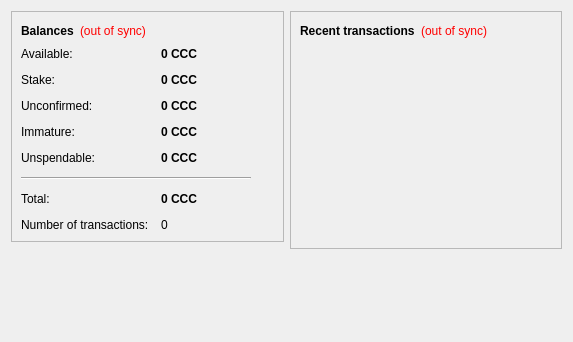
<?xml version="1.0" encoding="UTF-8"?>
<ui version="4.0">
 <class>OverviewPage</class>
 <widget class="QWidget" name="OverviewPage">
  <property name="geometry">
   <rect>
    <x>0</x>
    <y>0</y>
    <width>573</width>
    <height>342</height>
   </rect>
  </property>
  <property name="windowTitle">
   <string>Form</string>
  </property>
  <layout class="QHBoxLayout" name="horizontalLayout" stretch="1,1">
   <item>
    <layout class="QVBoxLayout" name="verticalLayout_2">
     <item>
      <widget class="QFrame" name="frame">
       <property name="frameShape">
        <enum>QFrame::StyledPanel</enum>
       </property>
       <property name="frameShadow">
        <enum>QFrame::Raised</enum>
       </property>
       <layout class="QVBoxLayout" name="verticalLayout_4">
        <item>
         <layout class="QHBoxLayout" name="horizontalLayout_4">
          <item>
           <widget class="QLabel" name="label_5">
            <property name="font">
             <font>
              <weight>75</weight>
              <bold>true</bold>
             </font>
            </property>
            <property name="text">
             <string>Balances</string>
            </property>
           </widget>
          </item>
          <item>
           <widget class="QLabel" name="labelWalletStatus">
            <property name="toolTip">
             <string>The displayed information may be out of date. Your wallet automatically synchronizes with the CharlieChaplinCoin network after a connection is established, but this process has not completed yet.</string>
            </property>
            <property name="styleSheet">
             <string notr="true">QLabel { color: red; }</string>
            </property>
            <property name="text">
             <string notr="true">(out of sync)</string>
            </property>
            <property name="alignment">
             <set>Qt::AlignLeading|Qt::AlignLeft|Qt::AlignVCenter</set>
            </property>
           </widget>
          </item>
          <item>
           <spacer name="horizontalSpacer_2">
            <property name="orientation">
             <enum>Qt::Horizontal</enum>
            </property>
            <property name="sizeHint" stdset="0">
             <size>
              <width>40</width>
              <height>20</height>
             </size>
            </property>
           </spacer>
          </item>
         </layout>
        </item>
        <item>
         <layout class="QFormLayout" name="formLayout_2">
          <property name="fieldGrowthPolicy">
           <enum>QFormLayout::AllNonFixedFieldsGrow</enum>
          </property>
          <property name="horizontalSpacing">
           <number>12</number>
          </property>
          <property name="verticalSpacing">
           <number>12</number>
          </property>
          <item row="0" column="0">
           <widget class="QLabel" name="labelAvailableText">
            <property name="toolTip">
             <string>Your current available balance</string>
            </property>
            <property name="text">
             <string>Available:</string>
            </property>
           </widget>
          </item>
          <item row="0" column="1">
           <widget class="QLabel" name="labelAvailable">
            <property name="font">
             <font>
              <weight>75</weight>
              <bold>true</bold>
             </font>
            </property>
            <property name="cursor">
             <cursorShape>IBeamCursor</cursorShape>
            </property>
            <property name="toolTip">
             <string>Your current available balance</string>
            </property>
            <property name="text">
             <string notr="true">0 CCC</string>
            </property>
            <property name="alignment">
             <set>Qt::AlignLeading|Qt::AlignLeft|Qt::AlignVCenter</set>
            </property>
            <property name="textInteractionFlags">
             <set>Qt::LinksAccessibleByMouse|Qt::TextSelectableByKeyboard|Qt::TextSelectableByMouse</set>
            </property>
           </widget>
          </item>
          <item row="1" column="0">
           <widget class="QLabel" name="label_6">
            <property name="toolTip">
             <string>Total of coins that was staked, and do not yet count toward the current balance</string>
            </property>
            <property name="text">
             <string>Stake:</string>
            </property>
           </widget>
          </item>
          <item row="1" column="1">
           <widget class="QLabel" name="labelStake">
            <property name="font">
             <font>
              <weight>75</weight>
              <bold>true</bold>
             </font>
            </property>
            <property name="cursor">
             <cursorShape>IBeamCursor</cursorShape>
            </property>
            <property name="toolTip">
             <string>Total of coins that was staked, and do not yet count toward the current balance</string>
            </property>
            <property name="text">
             <string notr="true">0 CCC</string>
            </property>
            <property name="alignment">
             <set>Qt::AlignLeading|Qt::AlignLeft|Qt::AlignVCenter</set>
            </property>
            <property name="textInteractionFlags">
             <set>Qt::LinksAccessibleByMouse|Qt::TextSelectableByKeyboard|Qt::TextSelectableByMouse</set>
            </property>
           </widget>
          </item>
          <item row="2" column="0">
           <widget class="QLabel" name="label_3">
            <property name="toolTip">
             <string>Total of transactions that have yet to be confirmed, and do not yet count toward the current balance</string>
            </property>
            <property name="text">
             <string>Unconfirmed:</string>
            </property>
           </widget>
          </item>
          <item row="2" column="1">
           <widget class="QLabel" name="labelUnconfirmed">
            <property name="font">
             <font>
              <weight>75</weight>
              <bold>true</bold>
             </font>
            </property>
            <property name="cursor">
             <cursorShape>IBeamCursor</cursorShape>
            </property>
            <property name="toolTip">
             <string>Total of transactions that have yet to be confirmed, and do not yet count toward the current balance</string>
            </property>
            <property name="text">
             <string notr="true">0 CCC</string>
            </property>
            <property name="alignment">
             <set>Qt::AlignLeading|Qt::AlignLeft|Qt::AlignVCenter</set>
            </property>
            <property name="textInteractionFlags">
             <set>Qt::LinksAccessibleByMouse|Qt::TextSelectableByKeyboard|Qt::TextSelectableByMouse</set>
            </property>
           </widget>
          </item>
          <item row="3" column="0">
           <widget class="QLabel" name="labelImmatureText">
            <property name="toolTip">
             <string>Mined balance that has not yet matured</string>
            </property>
            <property name="text">
             <string>Immature:</string>
            </property>
           </widget>
          </item>
          <item row="3" column="1">
           <widget class="QLabel" name="labelImmature">
            <property name="font">
             <font>
              <weight>75</weight>
              <bold>true</bold>
             </font>
            </property>
            <property name="toolTip">
             <string>Mined balance that has not yet matured</string>
            </property>
            <property name="text">
             <string notr="true">0 CCC</string>
            </property>
            <property name="alignment">
             <set>Qt::AlignLeading|Qt::AlignLeft|Qt::AlignVCenter</set>
            </property>
            <property name="textInteractionFlags">
             <set>Qt::LinksAccessibleByMouse|Qt::TextSelectableByKeyboard|Qt::TextSelectableByMouse</set>
            </property>
           </widget>
          </item>
          <item row="4" column="0">
           <widget class="QLabel" name="labelBalanceWatchOnlyText">
            <property name="toolTip">
             <string>Your unspendable balance</string>
            </property>
            <property name="text">
             <string>Unspendable:</string>
            </property>
           </widget>
          </item>
          <item row="4" column="1">
           <widget class="QLabel" name="labelBalanceWatchOnly">
            <property name="font">
             <font>
              <weight>75</weight>
              <bold>true</bold>
             </font>
            </property>
            <property name="cursor">
             <cursorShape>IBeamCursor</cursorShape>
            </property>
            <property name="toolTip">
             <string>Your unspendable balance</string>
            </property>
            <property name="text">
             <string notr="true">0 CCC</string>
            </property>
            <property name="alignment">
             <set>Qt::AlignLeading|Qt::AlignLeft|Qt::AlignVCenter</set>
            </property>
            <property name="textInteractionFlags">
             <set>Qt::LinksAccessibleByMouse|Qt::TextSelectableByKeyboard|Qt::TextSelectableByMouse</set>
            </property>
           </widget>
          </item>
          <item row="5" column="0" colspan="2">
           <widget class="Line" name="line">
            <property name="maximumSize">
             <size>
              <width>230</width>
              <height>16777215</height>
             </size>
            </property>
            <property name="orientation">
             <enum>Qt::Horizontal</enum>
            </property>
           </widget>
          </item>
          <item row="6" column="0">
           <widget class="QLabel" name="labelTotalText">
            <property name="toolTip">
             <string>Your current total balance</string>
            </property>
            <property name="text">
             <string>Total:</string>
            </property>
           </widget>
          </item>
          <item row="6" column="1">
           <widget class="QLabel" name="labelTotal">
            <property name="font">
             <font>
              <weight>75</weight>
              <bold>true</bold>
             </font>
            </property>
            <property name="toolTip">
             <string>Your current total balance</string>
            </property>
            <property name="text">
             <string notr="true">0 CCC</string>
            </property>
            <property name="alignment">
             <set>Qt::AlignLeading|Qt::AlignLeft|Qt::AlignVCenter</set>
            </property>
            <property name="textInteractionFlags">
             <set>Qt::LinksAccessibleByMouse|Qt::TextSelectableByKeyboard|Qt::TextSelectableByMouse</set>
            </property>
           </widget>
          </item>
          <item row="7" column="0">
           <widget class="QLabel" name="label_2">
            <property name="toolTip">
             <string>Total number of transactions in wallet</string>
            </property>
            <property name="text">
             <string>Number of transactions:</string>
            </property>
           </widget>
          </item>
          <item row="7" column="1">
           <widget class="QLabel" name="labelNumTransactions">
            <property name="toolTip">
             <string>Total number of transactions in wallet</string>
            </property>
            <property name="text">
             <string notr="true">0</string>
            </property>
           </widget>
          </item>
         </layout>
        </item>
       </layout>
      </widget>
     </item>
     <item>
      <spacer name="verticalSpacer">
       <property name="orientation">
        <enum>Qt::Vertical</enum>
       </property>
       <property name="sizeHint" stdset="0">
        <size>
         <width>20</width>
         <height>40</height>
        </size>
       </property>
      </spacer>
     </item>
    </layout>
   </item>
   <item>
    <layout class="QVBoxLayout" name="verticalLayout_3">
     <item>
      <widget class="QFrame" name="frame_2">
       <property name="frameShape">
        <enum>QFrame::StyledPanel</enum>
       </property>
       <property name="frameShadow">
        <enum>QFrame::Raised</enum>
       </property>
       <layout class="QVBoxLayout" name="verticalLayout">
        <item>
         <layout class="QHBoxLayout" name="horizontalLayout_2">
          <item>
           <widget class="QLabel" name="label_4">
            <property name="text">
             <string>&lt;b&gt;Recent transactions&lt;/b&gt;</string>
            </property>
           </widget>
          </item>
          <item>
           <widget class="QLabel" name="labelTransactionsStatus">
            <property name="toolTip">
             <string>The displayed information may be out of date. Your wallet automatically synchronizes with the CharlieChaplinCoin network after a connection is established, but this process has not completed yet.</string>
            </property>
            <property name="styleSheet">
             <string notr="true">QLabel { color: red; }</string>
            </property>
            <property name="text">
             <string notr="true">(out of sync)</string>
            </property>
            <property name="alignment">
             <set>Qt::AlignRight|Qt::AlignTrailing|Qt::AlignVCenter</set>
            </property>
           </widget>
          </item>
          <item>
           <spacer name="horizontalSpacer">
            <property name="orientation">
             <enum>Qt::Horizontal</enum>
            </property>
            <property name="sizeHint" stdset="0">
             <size>
              <width>40</width>
              <height>20</height>
             </size>
            </property>
           </spacer>
          </item>
         </layout>
        </item>
        <item>
         <widget class="QListView" name="listTransactions">
          <property name="styleSheet">
           <string notr="true">QListView { background: transparent; }</string>
          </property>
          <property name="frameShape">
           <enum>QFrame::NoFrame</enum>
          </property>
          <property name="verticalScrollBarPolicy">
           <enum>Qt::ScrollBarAlwaysOff</enum>
          </property>
          <property name="horizontalScrollBarPolicy">
           <enum>Qt::ScrollBarAlwaysOff</enum>
          </property>
          <property name="selectionMode">
           <enum>QAbstractItemView::NoSelection</enum>
          </property>
         </widget>
        </item>
       </layout>
      </widget>
     </item>
     <item>
      <spacer name="verticalSpacer_2">
       <property name="orientation">
        <enum>Qt::Vertical</enum>
       </property>
       <property name="sizeHint" stdset="0">
        <size>
         <width>20</width>
         <height>40</height>
        </size>
       </property>
      </spacer>
     </item>
    </layout>
   </item>
  </layout>
 </widget>
 <resources/>
 <connections/>
</ui>
